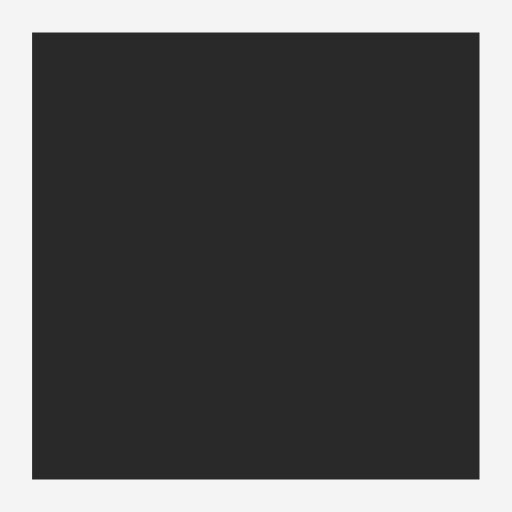
Frame 1 (no input)
Frame 60 (no input): identical to frame 1, image omitted
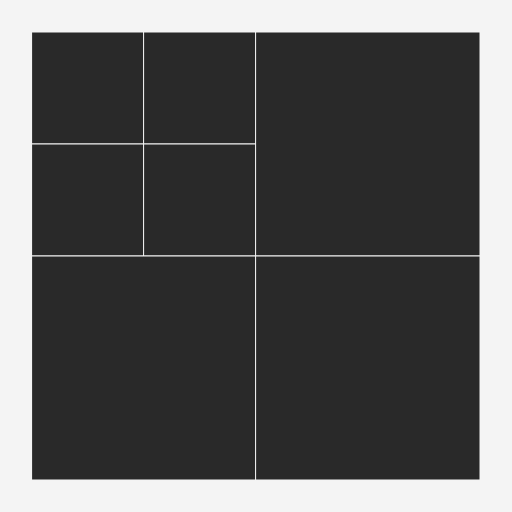
Frame 120 (the mouse pressed at the canvas centre since frame 60)

The p5.js sketch that drew these frames (run headless with seeded random() and noise() and a simulated clock; from frame 60 on, the mouse is pressed at the canvas centre):

// p5.js sketch
// ── sketch.js
const WIDTH = 512,
  HEIGHT = 512,
  ROW = 48,
  COLUMN = 48

let area = null

class Area {
  constructor(x, y, width, height, age) {
    this.x = x
    this.y = y
    this.width = width
    this.height = height
    this.children = []

    this.bornedAt = frameCount
    this.splitedAt = (this.width > 4) ? frameCount + floor(random(20, 100)) : null
  }

  show() {
    const { x, y, width, height } = this
    rect(x, y, width, height)

    this.children.forEach(child => child.show())
  }

  update() {

    if (this.splitedAt === frameCount) {
      const { x, y } = this,
            w = this.width / 2,
            h = this.height / 2
      this.children = [
        new Area(x + w * 0, y + h * 0, w, h),
        new Area(x + w * 1, y + h * 0, w, h),
        new Area(x + w * 0, y + h * 1, w, h),
        new Area(x + w * 1, y + h * 1, w, h),
      ]
    }

    this.children.forEach(child => child.update())
  }
}

function setup() {
  createCanvas(WIDTH, HEIGHT)
  pixelDensity(1)

  area = new Area(32, 32, width - 64, height - 64)
}

function draw() {
  background(244)

  stroke(244)
  fill(41)
  area.show()
  area.update()
  // noLoop()
}
